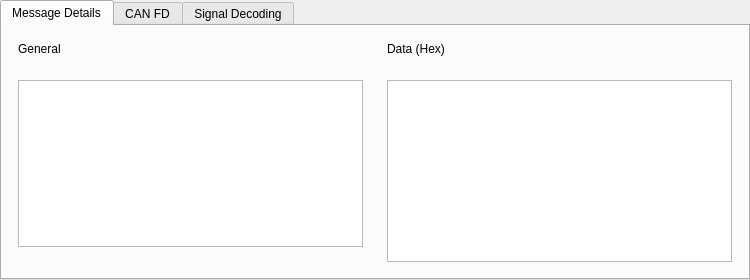
<?xml version="1.0" encoding="UTF-8"?>
<ui version="4.0">
 <class>MessageDetailsWidget</class>
 <widget class="QWidget" name="MessageDetailsWidget">
  <property name="geometry">
   <rect>
    <x>0</x>
    <y>0</y>
    <width>750</width>
    <height>280</height>
   </rect>
  </property>
  <layout class="QVBoxLayout" name="verticalLayout">
   <property name="leftMargin">
    <number>0</number>
   </property>
   <property name="topMargin">
    <number>0</number>
   </property>
   <property name="rightMargin">
    <number>0</number>
   </property>
   <property name="bottomMargin">
    <number>0</number>
   </property>
   <item>
    <widget class="QTabWidget" name="detailsTabs">
     <property name="currentIndex">
      <number>0</number>
     </property>
     <widget class="QWidget" name="tabGeneral">
      <attribute name="title">
       <string>Message Details</string>
      </attribute>
      <layout class="QHBoxLayout" name="genLayout">
       <property name="spacing">
        <number>24</number>
       </property>
       <property name="leftMargin">
        <number>16</number>
       </property>
       <property name="topMargin">
        <number>16</number>
       </property>
       <property name="rightMargin">
        <number>16</number>
       </property>
       <property name="bottomMargin">
        <number>16</number>
       </property>
       <item>
        <layout class="QVBoxLayout" name="col1Layout">
         <property name="leftMargin">
          <number>0</number>
         </property>
         <property name="topMargin">
          <number>0</number>
         </property>
         <property name="rightMargin">
          <number>0</number>
         </property>
         <property name="bottomMargin">
          <number>0</number>
         </property>
         <item>
          <widget class="QLabel" name="generalHeader">
           <property name="text">
            <string>General</string>
           </property>
          </widget>
         </item>
         <item>
          <widget class="QTableWidget" name="generalProps">
           <property name="focusPolicy">
            <enum>Qt::FocusPolicy::NoFocus</enum>
           </property>
           <property name="showGrid">
            <bool>false</bool>
           </property>
           <property name="columnCount">
            <number>2</number>
           </property>
           <attribute name="horizontalHeaderVisible">
            <bool>false</bool>
           </attribute>
           <attribute name="verticalHeaderVisible">
            <bool>false</bool>
           </attribute>
           <column>
            <property name="text">
             <string>Key</string>
            </property>
           </column>
           <column>
            <property name="text">
             <string>Value</string>
            </property>
           </column>
          </widget>
         </item>
         <item>
          <spacer name="col1Spacer">
           <property name="orientation">
            <enum>Qt::Orientation::Vertical</enum>
           </property>
           <property name="sizeHint" stdset="0">
            <size>
             <width>0</width>
             <height>40</height>
            </size>
           </property>
          </spacer>
         </item>
        </layout>
       </item>
       <item>
        <layout class="QVBoxLayout" name="col2Layout">
         <property name="leftMargin">
          <number>0</number>
         </property>
         <property name="topMargin">
          <number>0</number>
         </property>
         <property name="rightMargin">
          <number>0</number>
         </property>
         <property name="bottomMargin">
          <number>0</number>
         </property>
         <item>
          <widget class="QLabel" name="hexHeader">
           <property name="text">
            <string>Data (Hex)</string>
           </property>
          </widget>
         </item>
         <item>
          <widget class="QPlainTextEdit" name="hexDataEdit">
           <property name="font">
            <font>
             <family>Consolas</family>
             <pointsize>10</pointsize>
            </font>
           </property>
           <property name="readOnly">
            <bool>true</bool>
           </property>
          </widget>
         </item>
        </layout>
       </item>
      </layout>
     </widget>
     <widget class="QWidget" name="tabCanFd">
      <attribute name="title">
       <string>CAN FD</string>
      </attribute>
     </widget>
     <widget class="QWidget" name="tabSignalDecoding">
      <attribute name="title">
       <string>Signal Decoding</string>
      </attribute>
     </widget>
    </widget>
   </item>
  </layout>
 </widget>
 <resources/>
 <connections/>
</ui>
